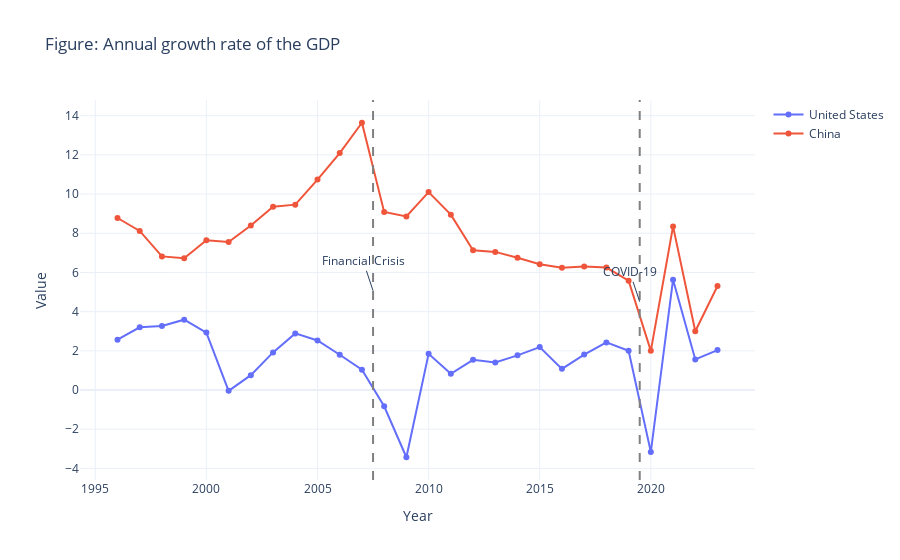

Notebook source saved alongside this figure:
### Markdown cell above
## 5. Testing Other Article Plots

Let's test other article plots that might be missing in the app.

### Code cell
# Test GDP plot
gdp_source = "Annual growth rate of the GDP"
if 'source' in article_data.columns:
    gdp_data = article_data[article_data['source'] == gdp_source]
    
    if not gdp_data.empty:
        fig = create_article_plot(gdp_data, gdp_source)
        # Add the vertical lines and annotations for GDP as in the app code
        fig.add_vline(x=2007.5, line_dash="dash", line_color="grey")
        fig.add_vline(x=2019.5, line_dash="dash", line_color="grey")
        fig.add_annotation(x=2007.5, y=fig.data[0].y.max() * 0.9 if fig.data else 10,
                          text="Financial Crisis", showarrow=True)
        fig.add_annotation(x=2019.5, y=fig.data[0].y.max() * 0.8 if fig.data else 8,
                          text="COVID-19", showarrow=True)
        fig.show()
    else:
        print(f"No data found for '{gdp_source}'")
else:
    print("Article data does not have a 'source' column")

### Figure 1 — Plotly figure (JSON) as saved in the notebook; plotly's stock layout.template omitted (floating-point values rounded to 4 significant figures)
{"data": [{"line": {"width": 2}, "marker": {"size": 6}, "mode": "lines+markers", "name": "United States", "type": "scatter", "x": [1996.0, 1997.0, 1998.0, 1999.0, 2000.0, 2001.0, 2002.0, 2003.0, 2004.0, 2005.0, 2006.0, 2007.0, 2008.0, 2009.0, 2010.0, 2011.0, 2012.0, 2013.0, 2014.0, 2015.0, 2016.0, 2017.0, 2018.0, 2019.0, 2020.0, 2021.0, 2022.0, 2023.0], "y": [2.57, 3.2, 3.27, 3.59, 2.93, -0.04, 0.76, 1.92, 2.89, 2.53, 1.8, 1.04, -0.83, -3.43, 1.85, 0.83, 1.54, 1.41, 1.77, 2.19, 1.08, 1.81, 2.43, 2.0, -3.16, 5.63, 1.56, 2.04]}, {"line": {"width": 2}, "marker": {"size": 6}, "mode": "lines+markers", "name": "China", "type": "scatter", "x": [1996.0, 1997.0, 1998.0, 1999.0, 2000.0, 2001.0, 2002.0, 2003.0, 2004.0, 2005.0, 2006.0, 2007.0, 2008.0, 2009.0, 2010.0, 2011.0, 2012.0, 2013.0, 2014.0, 2015.0, 2016.0, 2017.0, 2018.0, 2019.0, 2020.0, 2021.0, 2022.0, 2023.0], "y": [8.78, 8.12, 6.82, 6.73, 7.64, 7.55, 8.4, 9.35, 9.46, 10.74, 12.09, 13.64, 9.09, 8.86, 10.1, 8.95, 7.13, 7.05, 6.75, 6.42, 6.24, 6.3, 6.25, 5.58, 2.0, 8.35, 3.0, 5.31]}], "layout": {"annotations": [{"showarrow": true, "text": "Financial Crisis", "x": 2008.0, "y": 5.067}, {"showarrow": true, "text": "COVID-19", "x": 2020.0, "y": 4.504}], "hovermode": "x unified", "shapes": [{"line": {"color": "grey", "dash": "dash"}, "type": "line", "x0": 2008.0, "x1": 2008.0, "xref": "x", "y0": 0, "y1": 1, "yref": "y domain"}, {"line": {"color": "grey", "dash": "dash"}, "type": "line", "x0": 2020.0, "x1": 2020.0, "xref": "x", "y0": 0, "y1": 1, "yref": "y domain"}], "title": {"text": "Figure: Annual growth rate of the GDP"}, "xaxis": {"title": {"text": "Year"}}, "yaxis": {"title": {"text": "Value"}}}}
